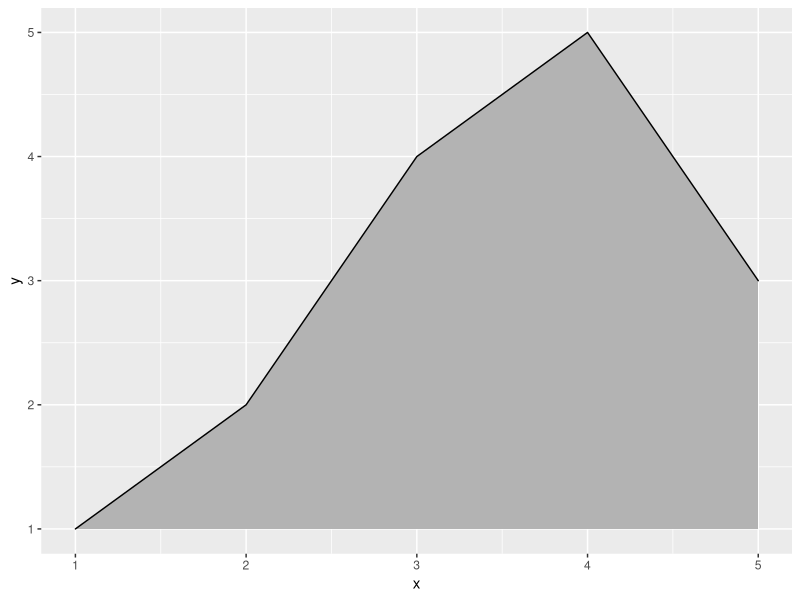
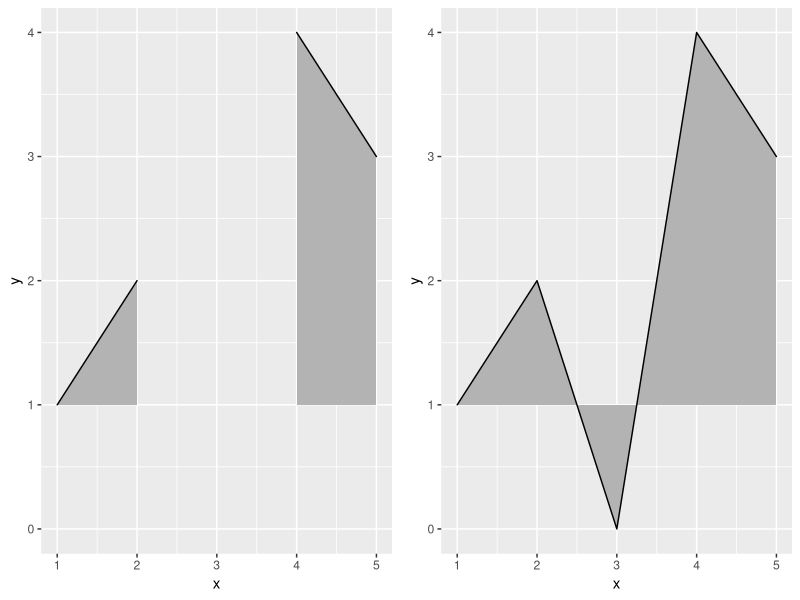
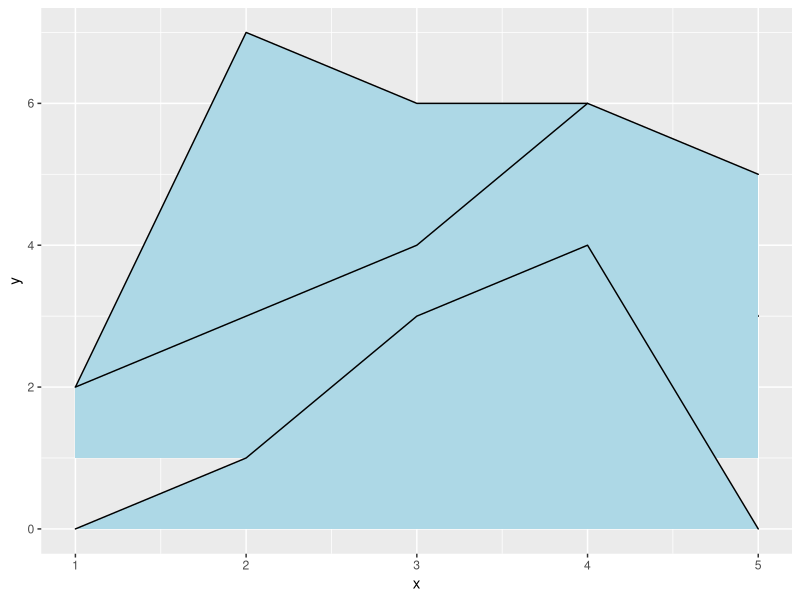
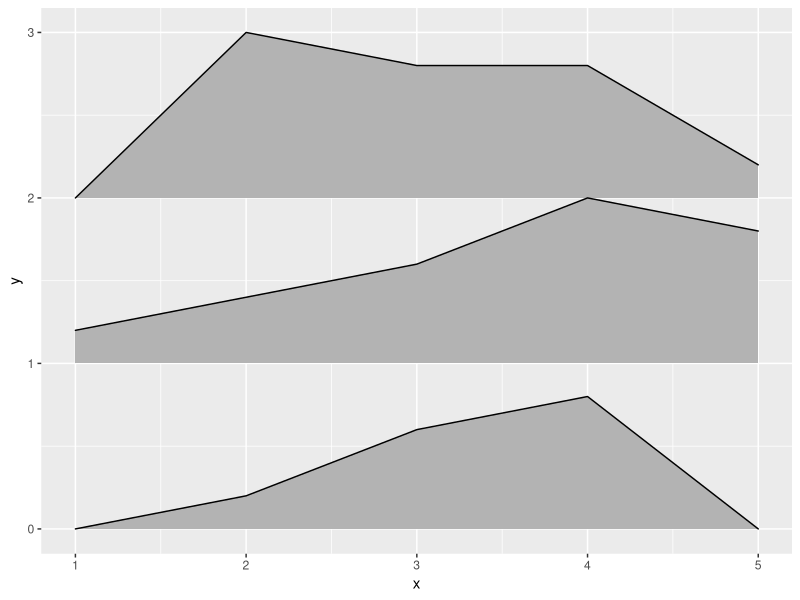
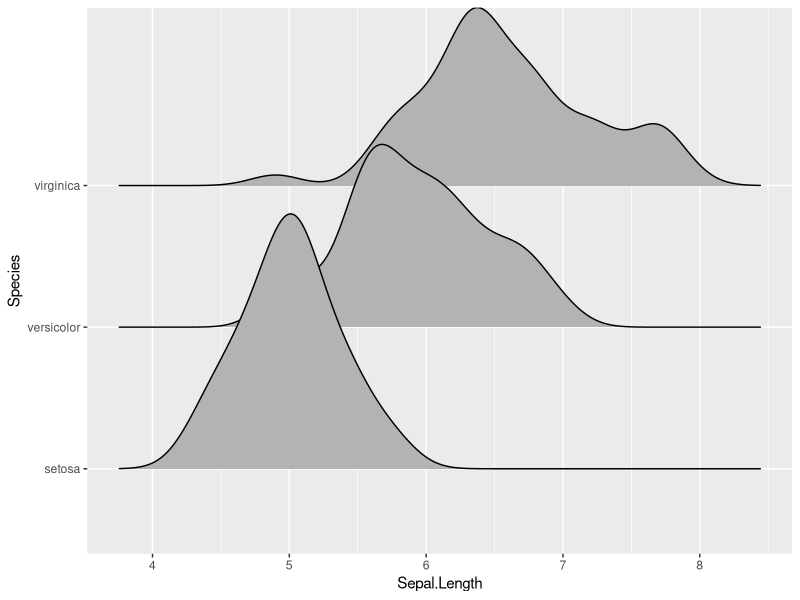
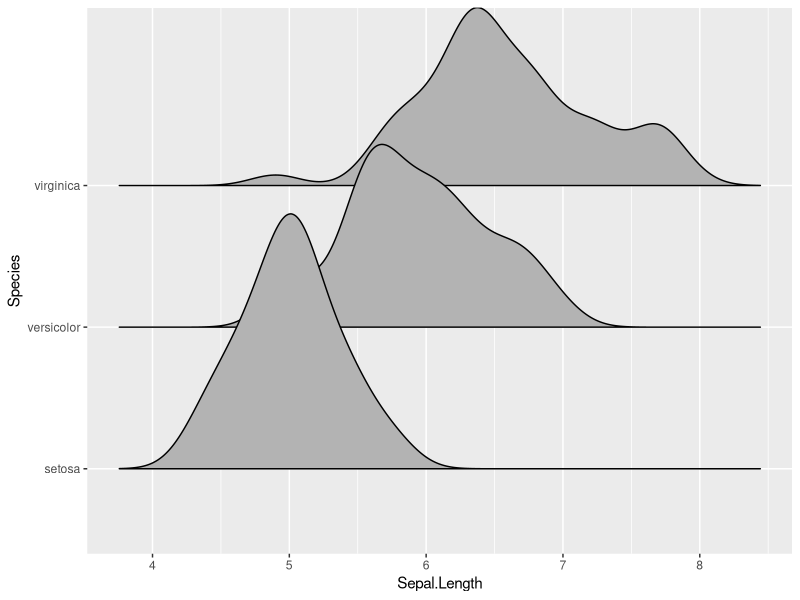
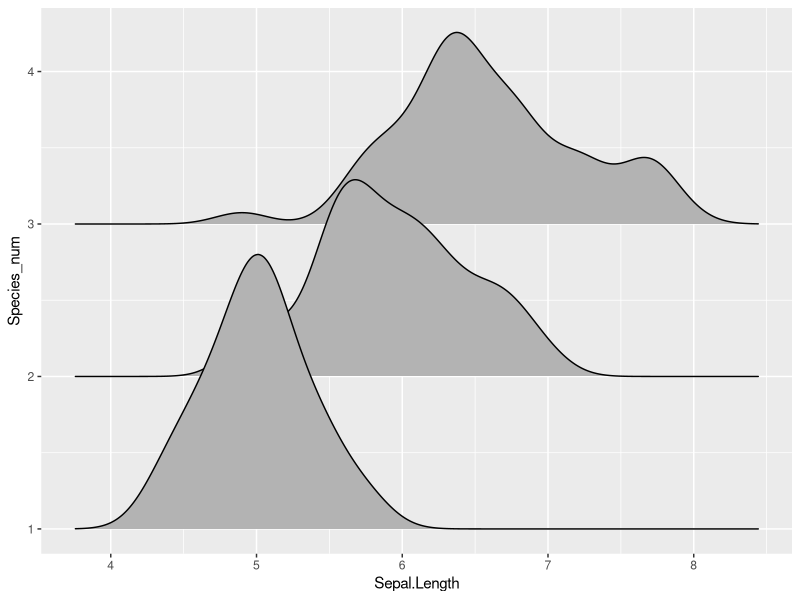
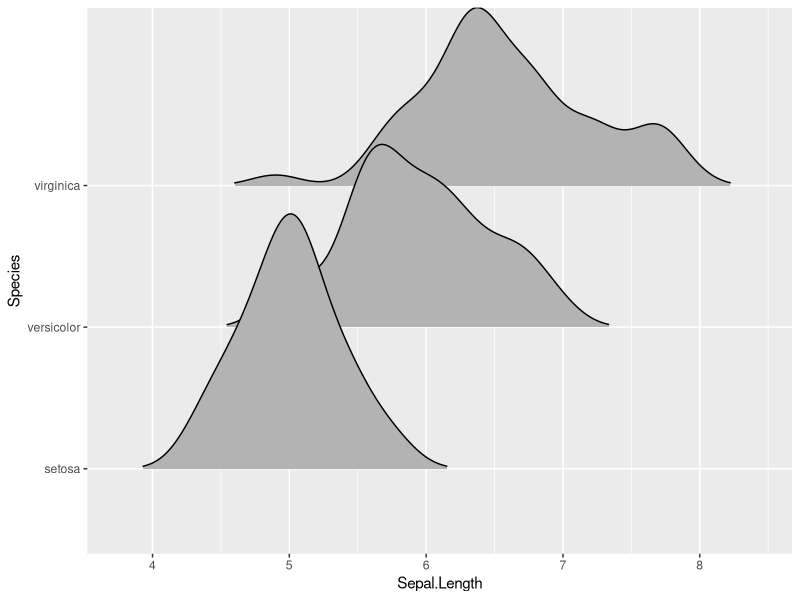

Generate these figures, in order, with R:
## ---- chunk 1
library(ggplot2)
library(ggridges)

data <- data.frame(x = 1:5, y = rep(1, 5), height = c(0, 1, 3, 4, 2))
ggplot(data, aes(x, y, height = height)) + geom_ridgeline()

## ---- chunk 2
# for side-by-side plotting
library(gridExtra)

data <- data.frame(x = 1:5, y = rep(1, 5), height = c(0, 1, -1, 3, 2))
plot_base <- ggplot(data, aes(x, y, height = height))
grid.arrange(plot_base + geom_ridgeline(),
          plot_base + geom_ridgeline(min_height = -2), ncol = 2)
## ---- chunk 3
d <- data.frame(x = rep(1:5, 3), y = c(rep(0, 5), rep(1, 5), rep(2, 5)),
                height = c(0, 1, 3, 4, 0, 1, 2, 3, 5, 4, 0, 5, 4, 4, 1))
ggplot(d, aes(x, y, height = height, group = y)) + geom_ridgeline(fill = "lightblue")
## ---- chunk 4
ggplot(d, aes(x, y, height = height, group = y)) + 
  geom_density_ridges(stat = "identity", scale = 1)
## ---- chunk 5
ggplot(iris, aes(x = Sepal.Length, y = Species)) + geom_density_ridges()
## ---- chunk 6
ggplot(iris, aes(x = Sepal.Length, y = Species)) + geom_density_ridges2()
## ---- chunk 7
# modified dataset that represents species as a number
iris_num <- transform(iris, Species_num = as.numeric(Species))

# does not work, causes error
# ggplot(iris_num, aes(x = Sepal.Length, y = Species)) + geom_density_ridges()

# works 
ggplot(iris_num, aes(x = Sepal.Length, y = Species_num, group = Species_num)) + geom_density_ridges()
## ---- chunk 8
ggplot(iris, aes(x = Sepal.Length, y = Species)) + geom_density_ridges(rel_min_height = 0.01)
## ---- chunk 9
# scale = 0.9, not quite touching
ggplot(iris, aes(x = Sepal.Length, y = Species)) + geom_density_ridges(scale = 0.9)
# scale = 1, exactly touching
ggplot(iris, aes(x = Sepal.Length, y = Species)) + geom_density_ridges(scale = 1)
# scale = 5, substantial overlap
ggplot(iris, aes(x = Sepal.Length, y = Species)) + geom_density_ridges(scale = 5)
## ---- chunk 10
ggplot(iris, aes(x = Sepal.Length, y = Species)) + 
  geom_density_ridges(scale = 1) + facet_wrap(~Species)
## ---- chunk 11
ggplot(iris, aes(x = Sepal.Length, y = Species)) + geom_density_ridges() + theme_ridges()
## ---- chunk 12
ggplot(iris, aes(x = Sepal.Length, y = Species)) + 
  geom_density_ridges() + theme_ridges() +
  scale_x_continuous(expand = c(0.01, 0)) +
  scale_y_discrete(expand = c(0.01, 0))
## ---- chunk 13
ggplot(iris, aes(x = Sepal.Length, y = Species)) + 
  geom_density_ridges() + theme_ridges(grid = FALSE) +
  scale_x_continuous(expand = c(0.01, 0)) +
  scale_y_discrete(expand = c(0.01, 0))
## ---- chunk 14
 ggplot(iris, aes(x = Sepal.Length, y = Species)) + 
   geom_density_ridges() + 
   theme_minimal(base_size = 14) + theme(axis.text.y = element_text(vjust = 0)) +
   scale_x_continuous(expand = c(0.01, 0)) +
   scale_y_discrete(expand = c(0.01, 0))
## ---- chunk 15
 ggplot(diamonds, aes(x = price, y = cut, fill = cut)) + 
   geom_density_ridges(scale = 4) + 
   scale_fill_cyclical(values = c("blue", "green"))
## ---- chunk 16
 ggplot(diamonds, aes(x = price, y = cut, fill = cut)) + 
   geom_density_ridges(scale = 4) + 
   scale_fill_cyclical(values = c("blue", "green"), guide = "legend")
## ---- chunk 17
 ggplot(diamonds, aes(x = price, y = cut, fill = cut)) + 
   geom_density_ridges(scale = 4) + 
   scale_fill_cyclical(values = c("blue", "green"), guide = "legend",
                       labels = c("Fair" = "blue", "Good" = "green"),
                       name = "Fill colors")
## ---- chunk 18
 ggplot(diamonds, aes(x = price, y = cut, fill = cut, color = cut)) + 
   geom_density_ridges(scale = 4, size = 1) + 
   scale_fill_cyclical(values = c("blue", "green"), guide = "legend",
                       labels = c("Fair" = "blue w/ black outline",
                                  "Good" = "green w/ yellow outline"),
                       name = "Color scheme") +
   scale_color_cyclical(values = c("black", "yellow"), guide = "legend",
                       labels = c("Fair" = "blue w/ black outline",
                                  "Good" = "green w/ yellow outline"),
                       name = "Color scheme")
## ---- chunk 19
ggplot(mpg, aes(x = class, fill = class, color = class)) + 
  geom_bar(size = 1.5) +
  scale_fill_cyclical(values = c("blue", "green"), guide = "legend",
                      labels = c("blue w/ black outline", "green w/ yellow outline"),
                      name = "Color scheme") +
  scale_color_cyclical(values = c("black", "yellow"), guide = "legend",
                      labels = c("blue w/ black outline", "green w/ yellow outline"),
                      name = "Color scheme")
## ---- chunk 20
library(tidyverse)
mpg %>% group_by(class) %>% tally() %>% arrange(desc(n)) %>%
  mutate(class = factor(class, levels=class)) %>%
  ggplot(aes(x = class, y = n, fill = class)) + 
    geom_col() + theme_minimal() +
    scale_fill_cyclical(values = c("#4040B0", "#9090F0")) +
    scale_y_continuous(expand = c(0, 0))
## ---- chunk 21
ggplot(iris, aes(x = Sepal.Length, y = Species, height = ..density..)) + 
  geom_density_ridges(stat = "density")
## ---- chunk 22
library(tidyverse)
iris %>% group_by(Species) %>%
  do(ggplot2:::compute_density(.$Sepal.Length, NULL)) %>%
  rename(Sepal.Length = x) -> iris_densities
head(iris_densities)
## ---- chunk 23
ggplot(iris_densities, aes(x = Sepal.Length, y = Species, height = density)) + 
  geom_density_ridges(stat = "identity")
## ---- chunk 24
ggplot(iris, aes(x = Sepal.Length, y = Species, height = ..density..)) + 
  geom_density_ridges(stat = "binline", bins = 20, scale = 0.95, draw_baseline = FALSE)
